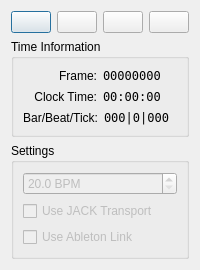
<?xml version="1.0" encoding="UTF-8"?>
<ui version="4.0">
 <class>Dialog</class>
 <widget class="QDialog" name="Dialog">
  <property name="geometry">
   <rect>
    <x>0</x>
    <y>0</y>
    <width>199</width>
    <height>234</height>
   </rect>
  </property>
  <property name="windowTitle">
   <string>Time Panel</string>
  </property>
  <layout class="QVBoxLayout" name="verticalLayout_3">
   <item>
    <layout class="QHBoxLayout" name="horizontalLayout">
     <item>
      <widget class="QPushButton" name="b_play">
       <property name="text">
        <string/>
       </property>
       <property name="icon">
        <iconset resource="../resources.qrc">
         <normaloff>:/16x16/media-playback-start.png</normaloff>:/16x16/media-playback-start.png</iconset>
       </property>
       <property name="checkable">
        <bool>true</bool>
       </property>
      </widget>
     </item>
     <item>
      <widget class="QPushButton" name="b_stop">
       <property name="text">
        <string/>
       </property>
       <property name="icon">
        <iconset resource="../resources.qrc">
         <normaloff>:/16x16/media-playback-stop.png</normaloff>:/16x16/media-playback-stop.png</iconset>
       </property>
      </widget>
     </item>
     <item>
      <widget class="QPushButton" name="b_backwards">
       <property name="text">
        <string/>
       </property>
       <property name="icon">
        <iconset resource="../resources.qrc">
         <normaloff>:/16x16/media-seek-backward.png</normaloff>:/16x16/media-seek-backward.png</iconset>
       </property>
       <property name="autoRepeat">
        <bool>true</bool>
       </property>
      </widget>
     </item>
     <item>
      <widget class="QPushButton" name="b_forwards">
       <property name="text">
        <string/>
       </property>
       <property name="icon">
        <iconset resource="../resources.qrc">
         <normaloff>:/16x16/media-seek-forward.png</normaloff>:/16x16/media-seek-forward.png</iconset>
       </property>
       <property name="autoRepeat">
        <bool>true</bool>
       </property>
      </widget>
     </item>
    </layout>
   </item>
   <item>
    <widget class="QGroupBox" name="groupBox">
     <property name="title">
      <string>Time Information</string>
     </property>
     <layout class="QVBoxLayout" name="verticalLayout">
      <item>
       <layout class="QHBoxLayout" name="horizontalLayout_4">
        <item>
         <widget class="QLabel" name="label_time_frame">
          <property name="text">
           <string>Frame:</string>
          </property>
          <property name="alignment">
           <set>Qt::AlignRight|Qt::AlignTrailing|Qt::AlignVCenter</set>
          </property>
         </widget>
        </item>
        <item>
         <widget class="QLabel" name="l_time_frame">
          <property name="font">
           <font>
            <family>DejaVu Sans Mono</family>
           </font>
          </property>
          <property name="text">
           <string>00000000</string>
          </property>
         </widget>
        </item>
       </layout>
      </item>
      <item>
       <layout class="QHBoxLayout" name="horizontalLayout_3">
        <item>
         <widget class="QLabel" name="label_time_clock">
          <property name="text">
           <string>Clock Time:</string>
          </property>
          <property name="alignment">
           <set>Qt::AlignRight|Qt::AlignTrailing|Qt::AlignVCenter</set>
          </property>
         </widget>
        </item>
        <item>
         <widget class="QLabel" name="l_time_clock">
          <property name="font">
           <font>
            <family>DejaVu Sans Mono</family>
           </font>
          </property>
          <property name="text">
           <string>00:00:00</string>
          </property>
         </widget>
        </item>
       </layout>
      </item>
      <item>
       <layout class="QHBoxLayout" name="horizontalLayout_2">
        <item>
         <widget class="QLabel" name="label_time_bbt">
          <property name="text">
           <string>Bar/Beat/Tick:</string>
          </property>
          <property name="alignment">
           <set>Qt::AlignRight|Qt::AlignTrailing|Qt::AlignVCenter</set>
          </property>
         </widget>
        </item>
        <item>
         <widget class="QLabel" name="l_time_bbt">
          <property name="font">
           <font>
            <family>DejaVu Sans Mono</family>
           </font>
          </property>
          <property name="text">
           <string>000|0|000</string>
          </property>
         </widget>
        </item>
       </layout>
      </item>
     </layout>
    </widget>
   </item>
   <item>
    <widget class="QGroupBox" name="groupBox_2">
     <property name="title">
      <string>Settings</string>
     </property>
     <layout class="QVBoxLayout" name="verticalLayout_2">
      <item>
       <widget class="QDoubleSpinBox" name="dsb_bpm">
        <property name="enabled">
         <bool>false</bool>
        </property>
        <property name="suffix">
         <string> BPM</string>
        </property>
        <property name="decimals">
         <number>1</number>
        </property>
        <property name="minimum">
         <double>20.000000000000000</double>
        </property>
        <property name="maximum">
         <double>999.000000000000000</double>
        </property>
       </widget>
      </item>
      <item>
       <widget class="QCheckBox" name="cb_transport_jack">
        <property name="enabled">
         <bool>false</bool>
        </property>
        <property name="text">
         <string>Use JACK Transport</string>
        </property>
       </widget>
      </item>
      <item>
       <widget class="QCheckBox" name="cb_transport_link">
        <property name="enabled">
         <bool>false</bool>
        </property>
        <property name="text">
         <string>Use Ableton Link</string>
        </property>
       </widget>
      </item>
     </layout>
    </widget>
   </item>
  </layout>
 </widget>
 <resources>
  <include location="../resources.qrc"/>
 </resources>
 <connections/>
</ui>
